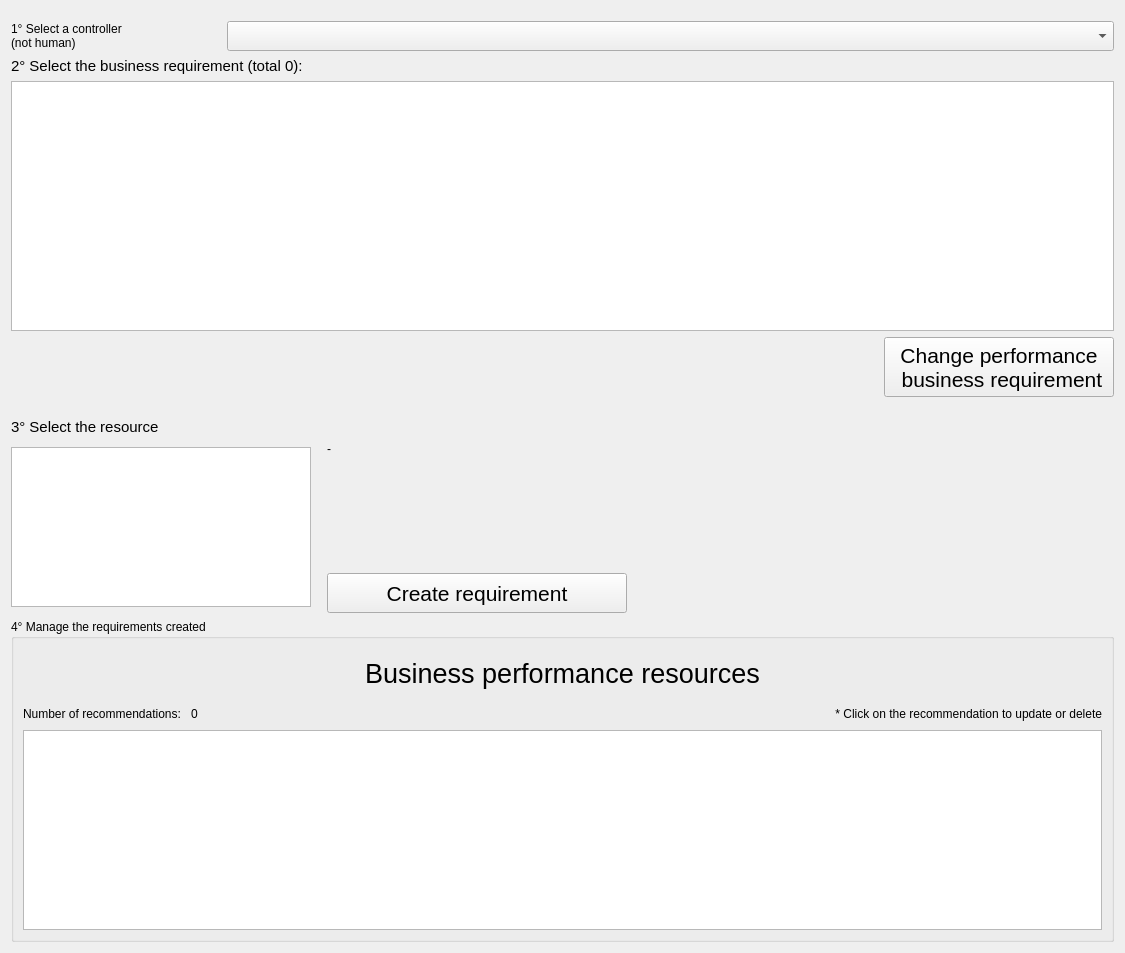
          <widget class="QWidget" name="scrollAreaWidgetContents_18">
           <property name="geometry">
            <rect>
             <x>0</x>
             <y>0</y>
             <width>1125</width>
             <height>953</height>
            </rect>
           </property>
           <layout class="QGridLayout" name="gridLayout_68">
            <item row="0" column="0">
             <layout class="QHBoxLayout" name="horizontalLayout_118">
              <property name="topMargin">
               <number>10</number>
              </property>
              <property name="bottomMargin">
               <number>0</number>
              </property>
              <item>
               <widget class="QLabel" name="label_105">
                <property name="minimumSize">
                 <size>
                  <width>210</width>
                  <height>0</height>
                 </size>
                </property>
                <property name="maximumSize">
                 <size>
                  <width>100</width>
                  <height>16777215</height>
                 </size>
                </property>
                <property name="text">
                 <string>1° Select a controller
(not human)</string>
                </property>
               </widget>
              </item>
              <item>
               <widget class="QComboBox" name="combobox_bus_pef_controller">
                <property name="minimumSize">
                 <size>
                  <width>0</width>
                  <height>30</height>
                 </size>
                </property>
                <property name="focusPolicy">
                 <enum>Qt::TabFocus</enum>
                </property>
                <property name="contextMenuPolicy">
                 <enum>Qt::DefaultContextMenu</enum>
                </property>
                <property name="toolTip">
                 <string>This list contains all controllers that are NOT HUMAN</string>
                </property>
               </widget>
              </item>
             </layout>
            </item>
            <item row="1" column="0">
             <layout class="QVBoxLayout" name="verticalLayout_65">
              <property name="bottomMargin">
               <number>15</number>
              </property>
              <item>
               <widget class="QLabel" name="lbl_bus_pef_req">
                <property name="font">
                 <font>
                  <pointsize>11</pointsize>
                 </font>
                </property>
                <property name="text">
                 <string>2° Select the business requirement (total 0):</string>
                </property>
               </widget>
              </item>
              <item>
               <widget class="QListWidget" name="listwidget_bus_pef_requirement">
                <property name="minimumSize">
                 <size>
                  <width>0</width>
                  <height>250</height>
                 </size>
                </property>
                <property name="maximumSize">
                 <size>
                  <width>16777215</width>
                  <height>16777215</height>
                 </size>
                </property>
                <property name="font">
                 <font>
                  <pointsize>11</pointsize>
                 </font>
                </property>
                <property name="autoFillBackground">
                 <bool>false</bool>
                </property>
                <property name="alternatingRowColors">
                 <bool>true</bool>
                </property>
                <property name="wordWrap">
                 <bool>true</bool>
                </property>
               </widget>
              </item>
              <item>
               <layout class="QHBoxLayout" name="horizontalLayout_116">
                <item>
                 <spacer name="horizontalSpacer_63">
                  <property name="orientation">
                   <enum>Qt::Horizontal</enum>
                  </property>
                  <property name="sizeHint" stdset="0">
                   <size>
                    <width>40</width>
                    <height>20</height>
                   </size>
                  </property>
                 </spacer>
                </item>
                <item>
                 <widget class="QPushButton" name="button_bus_pef_change">
                  <property name="minimumSize">
                   <size>
                    <width>230</width>
                    <height>60</height>
                   </size>
                  </property>
                  <property name="maximumSize">
                   <size>
                    <width>230</width>
                    <height>60</height>
                   </size>
                  </property>
                  <property name="font">
                   <font>
                    <pointsize>16</pointsize>
                    <underline>false</underline>
                    <kerning>true</kerning>
                   </font>
                  </property>
                  <property name="text">
                   <string>Change performance
 business requirement</string>
                  </property>
                 </widget>
                </item>
               </layout>
              </item>
             </layout>
            </item>
            <item row="2" column="0">
             <layout class="QVBoxLayout" name="verticalLayout_64">
              <property name="topMargin">
               <number>0</number>
              </property>
              <property name="bottomMargin">
               <number>0</number>
              </property>
              <item>
               <widget class="QLabel" name="lbl_stride_act_11">
                <property name="font">
                 <font>
                  <pointsize>11</pointsize>
                 </font>
                </property>
                <property name="text">
                 <string>3° Select the resource</string>
                </property>
               </widget>
              </item>
              <item>
               <layout class="QHBoxLayout" name="horizontalLayout_115">
                <item>
                 <widget class="QListWidget" name="listwidget_bus_pef_resource">
                  <property name="minimumSize">
                   <size>
                    <width>300</width>
                    <height>160</height>
                   </size>
                  </property>
                  <property name="maximumSize">
                   <size>
                    <width>300</width>
                    <height>160</height>
                   </size>
                  </property>
                  <property name="font">
                   <font>
                    <pointsize>11</pointsize>
                   </font>
                  </property>
                  <property name="autoFillBackground">
                   <bool>false</bool>
                  </property>
                  <property name="alternatingRowColors">
                   <bool>true</bool>
                  </property>
                  <property name="wordWrap">
                   <bool>true</bool>
                  </property>
                 </widget>
                </item>
                <item>
                 <layout class="QVBoxLayout" name="verticalLayout_56">
                  <property name="leftMargin">
                   <number>10</number>
                  </property>
                  <item>
                   <widget class="QLabel" name="lbl_bus_pef_res_req">
                    <property name="text">
                     <string>-</string>
                    </property>
                    <property name="wordWrap">
                     <bool>true</bool>
                    </property>
                   </widget>
                  </item>
                  <item>
                   <spacer name="verticalSpacer_13">
                    <property name="orientation">
                     <enum>Qt::Vertical</enum>
                    </property>
                    <property name="sizeHint" stdset="0">
                     <size>
                      <width>20</width>
                      <height>10</height>
                     </size>
                    </property>
                   </spacer>
                  </item>
                  <item>
                   <layout class="QHBoxLayout" name="horizontalLayout_122">
                    <item>
                     <widget class="QPushButton" name="button_bus_pef_add">
                      <property name="minimumSize">
                       <size>
                        <width>300</width>
                        <height>40</height>
                       </size>
                      </property>
                      <property name="maximumSize">
                       <size>
                        <width>300</width>
                        <height>16777215</height>
                       </size>
                      </property>
                      <property name="font">
                       <font>
                        <pointsize>16</pointsize>
                        <underline>false</underline>
                        <kerning>true</kerning>
                       </font>
                      </property>
                      <property name="text">
                       <string>Create requirement</string>
                      </property>
                     </widget>
                    </item>
                    <item>
                     <spacer name="horizontalSpacer_56">
                      <property name="orientation">
                       <enum>Qt::Horizontal</enum>
                      </property>
                      <property name="sizeHint" stdset="0">
                       <size>
                        <width>38</width>
                        <height>27</height>
                       </size>
                      </property>
                     </spacer>
                    </item>
                   </layout>
                  </item>
                 </layout>
                </item>
               </layout>
              </item>
             </layout>
            </item>
            <item row="3" column="0">
             <widget class="QGroupBox" name="groupBox_39">
              <property name="minimumSize">
               <size>
                <width>0</width>
                <height>200</height>
               </size>
              </property>
              <property name="maximumSize">
               <size>
                <width>16777215</width>
                <height>16777215</height>
               </size>
              </property>
              <property name="title">
               <string>4° Manage the requirements created</string>
              </property>
              <layout class="QGridLayout" name="gridLayout_65">
               <item row="0" column="0">
                <layout class="QVBoxLayout" name="verticalLayout_70">
                 <item>
                  <widget class="QLabel" name="label_107">
                   <property name="minimumSize">
                    <size>
                     <width>0</width>
                     <height>50</height>
                    </size>
                   </property>
                   <property name="maximumSize">
                    <size>
                     <width>16777215</width>
                     <height>50</height>
                    </size>
                   </property>
                   <property name="font">
                    <font>
                     <pointsize>20</pointsize>
                     <underline>false</underline>
                    </font>
                   </property>
                   <property name="text">
                    <string>Business performance resources</string>
                   </property>
                   <property name="alignment">
                    <set>Qt::AlignCenter</set>
                   </property>
                  </widget>
                 </item>
                 <item>
                  <layout class="QHBoxLayout" name="horizontalLayout_120">
                   <item>
                    <widget class="QLabel" name="label_108">
                     <property name="text">
                      <string>Number of recommendations: </string>
                     </property>
                    </widget>
                   </item>
                   <item>
                    <widget class="QLabel" name="lbl_bus_pef_res_requirement_count">
                     <property name="minimumSize">
                      <size>
                       <width>40</width>
                       <height>0</height>
                      </size>
                     </property>
                     <property name="text">
                      <string>0</string>
                     </property>
                    </widget>
                   </item>
                   <item>
                    <spacer name="horizontalSpacer_55">
                     <property name="orientation">
                      <enum>Qt::Horizontal</enum>
                     </property>
                     <property name="sizeHint" stdset="0">
                      <size>
                       <width>258</width>
                       <height>20</height>
                      </size>
                     </property>
                    </spacer>
                   </item>
                   <item>
                    <widget class="QLabel" name="label_109">
                     <property name="text">
                      <string>* Click on the recommendation to update or delete</string>
                     </property>
                     <property name="alignment">
                      <set>Qt::AlignRight|Qt::AlignTrailing|Qt::AlignVCenter</set>
                     </property>
                    </widget>
                   </item>
                  </layout>
                 </item>
                 <item>
                  <widget class="QListWidget" name="listwidget_bus_pef_res_requirement">
                   <property name="minimumSize">
                    <size>
                     <width>0</width>
                     <height>200</height>
                    </size>
                   </property>
                   <property name="maximumSize">
                    <size>
                     <width>16777215</width>
                     <height>200</height>
                    </size>
                   </property>
                   <property name="alternatingRowColors">
                    <bool>true</bool>
                   </property>
                   <property name="wordWrap">
                    <bool>true</bool>
                   </property>
                  </widget>
                 </item>
                </layout>
               </item>
              </layout>
             </widget>
            </item>
           </layout>
          </widget>
